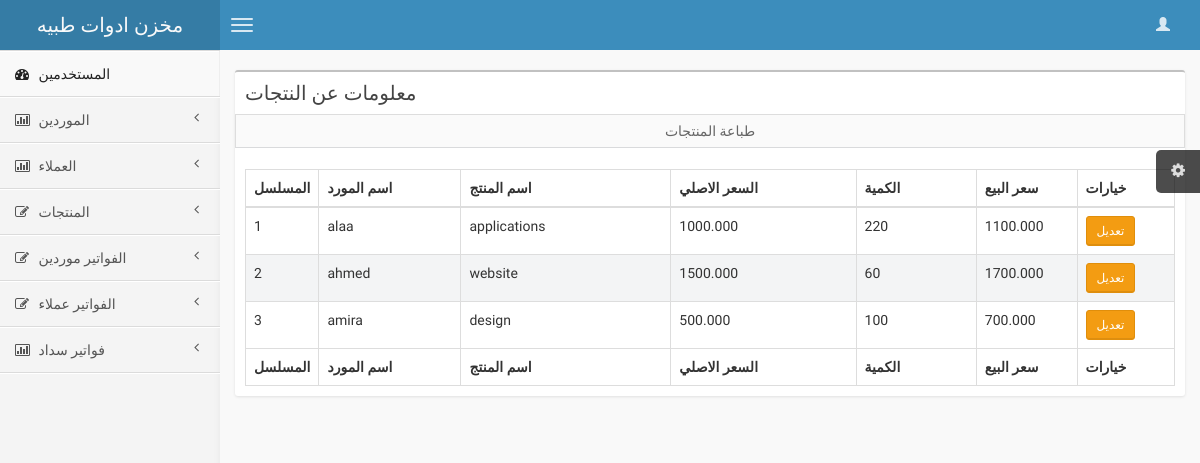
The page /showproduct.php (signed in) on the database its author committed.
### tables this page shows
CREATE TABLE IF NOT EXISTS `products` (
  `id` int(11) NOT NULL AUTO_INCREMENT,
  `product_name` text NOT NULL,
  `supplier_id` text NOT NULL,
  `original_price` decimal(10,3) NOT NULL,
  `quantity` int(11) NOT NULL,
  `product_price` decimal(10,3) NOT NULL,
  PRIMARY KEY (`id`)
);

CREATE TABLE IF NOT EXISTS `suppliers` (
  `id` int(11) NOT NULL AUTO_INCREMENT,
  `supplier_name` text NOT NULL,
  `address` text NOT NULL,
  `phone` varchar(100) NOT NULL,
  `debts` decimal(10,2) NOT NULL,
  PRIMARY KEY (`id`)
);

### showproduct.php (the view, shortened to what this page needs)
<?php require 'sidebar.php'; ?>
<section class="content">
	<div class="row">
		<div class="col-xs-12">
			<div class="box">
				<div class="box-header">
					<h3 class="box-title">معلومات عن النتجات</h3>
					<a href="printproduct.php"><button class="btn btn-default btn-block btn-flat">طباعة المنتجات</button></a>
				</div>
				<div class="box-body table-responsive">
					<div id="example1_wrapper" class="dataTables_wrapper form-inline" role="grid">
						<div class="row">
							<div class="col-xs-6">
							</div>
							<div class="col-xs-6">
							</div>
						</div>
						<table id="example1" class="table table-bordered table-striped dataTable" aria-describedby="example1_info">
							<thead>
								<tr role="row">
									<th>المسلسل</th>
									<th class="sorting_asc" role="columnheader" tabindex="0" aria-controls="example1" rowspan="1" colspan="1" aria-sort="ascending" aria-label="Rendering engine: activate to sort column descending" style="width: 189px;">اسم المورد</th>
									<th class="sorting" role="columnheader" tabindex="0" aria-controls="example1" rowspan="1" colspan="1" aria-label="Browser: activate to sort column ascending" style="width: 277px;">اسم المنتج</th>
									<th class="sorting" role="columnheader" tabindex="0" aria-controls="example1" rowspan="1" colspan="1" aria-label="Platform(s): activate to sort column ascending" style="width: 248px;">السعر الاصلي</th>
									<th class="sorting" role="columnheader" tabindex="0" aria-controls="example1" rowspan="1" colspan="1" aria-label="Engine version: activate to sort column ascending" style="width: 159px;">الكمية</th>
									<th class="sorting" role="columnheader" tabindex="0" aria-controls="example1" rowspan="1" colspan="1" aria-label="CSS grade: activate to sort column ascending" style="width: 115px;">سعر البيع</th>
									<th class="sorting" role="columnheader" tabindex="0" aria-controls="example1" rowspan="1" colspan="1" aria-label="CSS grade: activate to sort column ascending" style="width: 115px;">خيارات</th>
								</tr>
							</thead>
							<tfoot>
								<tr role="row">
									<th>المسلسل</th>
									<th class="sorting_asc" role="columnheader" tabindex="0" aria-controls="example1" rowspan="1" colspan="1" aria-sort="ascending" aria-label="Rendering engine: activate to sort column descending" style="width: 189px;">اسم المورد</th>
									<th class="sorting" role="columnheader" tabindex="0" aria-controls="example1" rowspan="1" colspan="1" aria-label="Browser: activate to sort column ascending" style="width: 277px;">اسم المنتج</th>
									<th class="sorting" role="columnheader" tabindex="0" aria-controls="example1" rowspan="1" colspan="1" aria-label="Platform(s): activate to sort column ascending" style="width: 248px;">السعر الاصلي </th><th class="sorting" role="columnheader" tabindex="0" aria-controls="example1" rowspan="1" colspan="1" aria-label="Engine version: activate to sort column ascending" style="width: 159px;">الكمية</th>
									<th class="sorting" role="columnheader" tabindex="0" aria-controls="example1" rowspan="1" colspan="1" aria-label="CSS grade: activate to sort column ascending" style="width: 115px;">سعر البيع</th>
									<th class="sorting" role="columnheader" tabindex="0" aria-controls="example1" rowspan="1" colspan="1" aria-label="CSS grade: activate to sort column ascending" style="width: 115px;">خيارات</th>
								</tr>
							</tfoot>
							<tbody role="alert" aria-live="polite" aria-relevant="all"><tr class="odd">
								<?php
								require 'connection.php';
								$sql="SELECT * FROM products";
								$query=$conn->query($sql);
								$i=1;
								while ($result=$query->fetch(PDO::FETCH_ASSOC)) {
									extract($result);
									$query3=$conn->query("SELECT supplier_name FROM suppliers WHERE id=$supplier_id");
									$result3=$query3->fetch(PDO::FETCH_ASSOC);
									extract($result3);
									echo "<tr class='even'>
									<td>$i</td>
									<td class='sorting_1'>$supplier_name</td>
									<td class=''>$product_name</td>
									<td class=''>$original_price</td>
									<td class=''>$quantity</td>
									<td class=''>$product_price</td>
									<td class=''>
									<a href='editproduct.php?id=$id'><button class='btn btn-warning btn-sm'>تعديل</button></a></td>
									</tr>";
									$i++;
								}
								?>
							</tbody>
						</table>
					</div>
				</div>
			</div>
		</div>
	</section>
	<?php require 'footer.php'; ?>

### rows shown on the page
products: supplier.supplier_name "alaa", product_name "applications", original_price "1000.000", quantity "220", product_price "1100.000"
products: supplier.supplier_name "ahmed", product_name "website", original_price "1500.000", quantity "60", product_price "1700.000"
products: supplier.supplier_name "amira", product_name "design", original_price "500.000", quantity "100", product_price "700.000"
